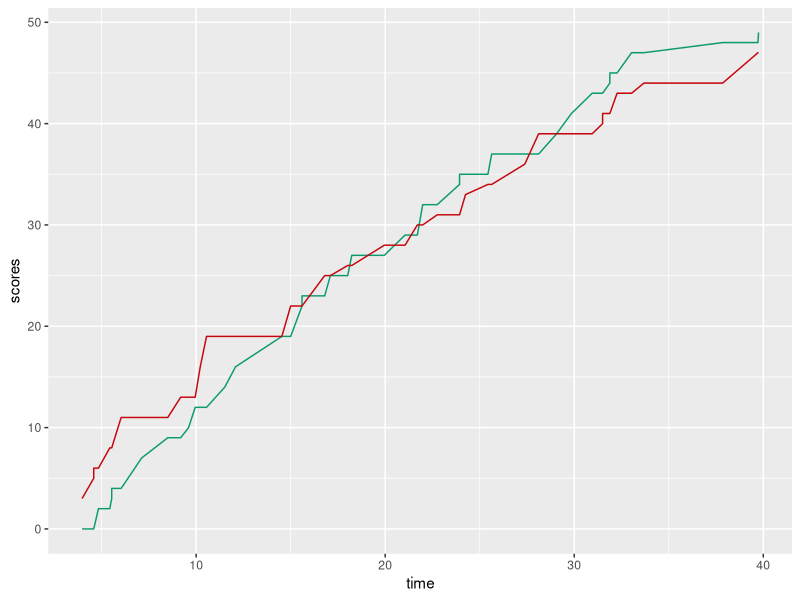

Source code (R):
#Exercise10
library(ggplot2)
#Question1
#summarize a game (UW v. MSU)
#generate a graph similar to the one shown above
#focus on control structure

#import data
game_data <- read.csv("UWvMSU_1-22-13.txt", sep='\t')
#make it manipulable
game_df <- as.data.frame(game_data)

#preset initial variables
UW_initialscore<-0
MSU_initialscore<-0
scores<-numeric(2)
game_df$UW_currentscore<-0
game_df$MSU_currentscore<-0

#for loop to iterate through
for (i in 1:nrow(game_df)){
  if (game_df$team[i]=='UW'){
    scores[1]=UW_initialscore+scores[1]+game_df$score[i]
    game_df$UW_currentscore[i]<-scores[1]
    game_df$MSU_currentscore[i]<-scores[2]}else{
      scores[2]=MSU_initialscore+scores[2]+game_df$score[i]
      game_df$UW_currentscore[i]<-scores[1]
      game_df$MSU_currentscore[i]<-scores[2]}
}

#plot UW v. MSU as a function of time
#Wisconsin Red: #C5050C; 
#MSU: not spartan green bc as a palette would not be colorblind friendly #0B9A6D
#even the palettes chosen don't fit but needed to have the colleges be their school colors

ggplot(game_df, aes(x=time, y=scores)) +
  geom_line(aes(y=MSU_currentscore), color = '#0B9A6D') +
    geom_line(aes(y=UW_currentscore), color = '#C5050C')


#Question 2: Guess my number
#prompt
print("I'm thinking of a number 1-100...")
#generate a hidden random number
number<-sample(100,1)
#get user input
for(i in 1:10){
  guess<-readline(prompt = 'Guess: ')
  if(number==guess){print('Correct')}else if(number>guess){print('Higher')}else if(number<guess){print('Lower')}
}




              